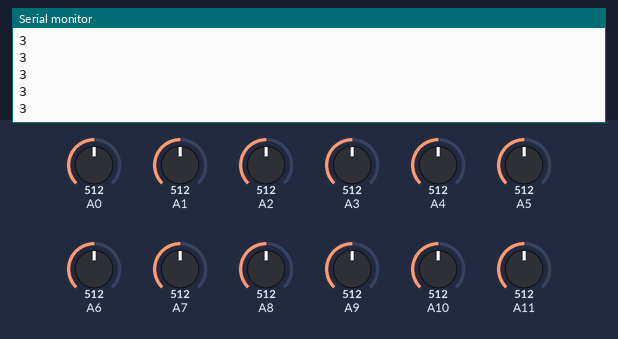
Bench run of a sketch on a simulated Arduino Leonardo, built with avr-gcc and run on an emulated ATmega32U4. Parts: the last lines printed to the serial monitor. The inputs (shaded band) are chosen by the test bench; at power-on: A0 = 512, A1 = 512, A2 = 512, A3 = 512, A4 = 512, A5 = 512, A6 = 512, A7 = 512, A8 = 512, A9 = 512, A10 = 512, A11 = 512. USB keyboard and mouse output is not drawn.

Above: at 1.2 s.
1.3 s: A0 set to 716
At 2.0 s:
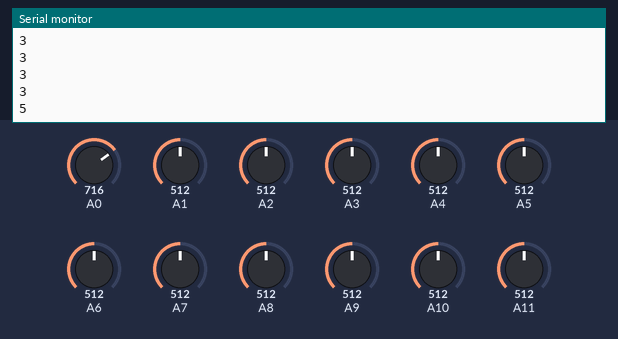
2.8 s: A1 set to 306
At 4.0 s:
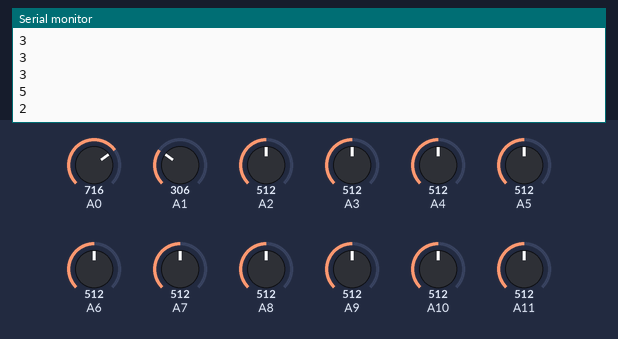
4.3 s: A2 set to 992
At 4.7 s:
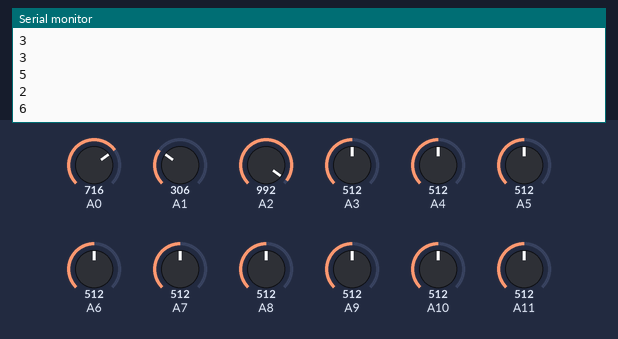
5.8 s: A3 set to 30
At 6.9 s:
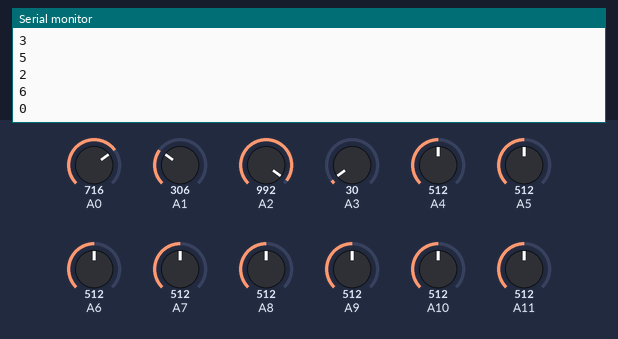
Timing chart, 0 to 8.3 s (numbered marks = the images above; inputs shaded):
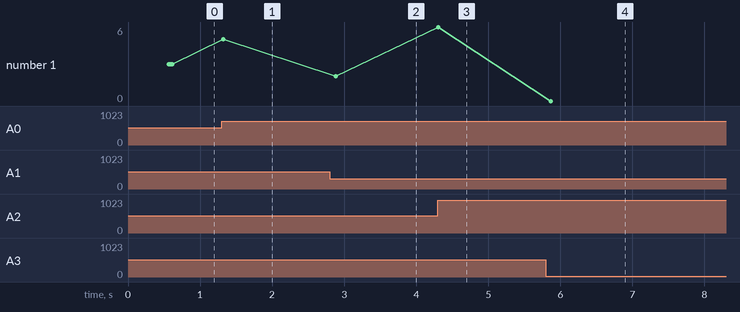

The sketch:

paint-machine.ino
```cpp
#include <Keyboard.h>

int newValA0;
int newValCountA0 = 0;

int newValA1;
int newValCountA1 = 0;

int newValA2;
int newValCountA2 = 0;

int newValA3;
int newValCountA3 = 0;

int newValA4;
int newValCountA4 = 0;

int newValA5;
int newValCountA5 = 0;

int newValB0;
int newValCountB0 = 0;

int newValB1;
int newValCountB1 = 0;

int newValB2;
int newValCountB2 = 0;

int newValB3;
int newValCountB3 = 0;

int newValB4;
int newValCountB4 = 0;

int newValB5;
int newValCountB5 = 0;

void setup() {
  Serial.begin(9600);
  Keyboard.begin();
}

void loop() {
  int rotaryValA0 = int(analogRead(A0)/142);
  int rotaryValA1 = int(analogRead(A1)/142);
  int rotaryValA2 = int(analogRead(A2)/142);
  int rotaryValA3 = int(analogRead(A3)/142);
  int rotaryValA4 = int(analogRead(A4)/142);
  int rotaryValA5 = int(analogRead(A5)/142);
  int rotaryValB0 = int(analogRead(A6)/142);
  int rotaryValB1 = int(analogRead(A7)/142);
  int rotaryValB2 = int(analogRead(A8)/142);
  int rotaryValB3 = int(analogRead(A9)/142);
  int rotaryValB4 = int(analogRead(A10)/142);
  int rotaryValB5 = int(analogRead(A11)/142);

  if (rotaryValA0 != newValA0 && newValCountA0 > 3){
    switchStatement(rotaryValA0, 82);
    newValA0 = rotaryValA0;
    newValCountA0 = 0;
  } else {
    newValCountA0++;
  }

  if (rotaryValA1 != newValA1 && newValCountA1 > 3){
    switchStatement(rotaryValA1, 84);
    newValA1 = rotaryValA1;
    newValCountA1 = 0;
  } else {
    newValCountA1++;
  }

  if (rotaryValA2 != newValA2 && newValCountA2 > 3){
    switchStatement(rotaryValA2, 89);
    newValA2 = rotaryValA2;
    newValCountA2 = 0;
  } else {
    newValCountA2++;
  }

  if (rotaryValA3 != newValA3 && newValCountA3 > 3){
    switchStatement(rotaryValA3, 85);
    newValA3 = rotaryValA3;
    newValCountA3 = 0;
  } else {
    newValCountA3++;
  }

  if (rotaryValA4 != newValA4 && newValCountA4 > 3){
    switchStatement(rotaryValA4, 73);
    newValA4 = rotaryValA4;
    newValCountA4 = 0;
  } else {
    newValCountA4++;
  }

  if (rotaryValA5 != newValA5 && newValCountA5 > 3){
    switchStatement(rotaryValA5, 79);
    newValA5 = rotaryValA5;
    newValCountA5 = 0;
  } else {
    newValCountA5++;
  }

  if (rotaryValB0 != newValB0 && newValCountB0 > 3){
    switchStatement(rotaryValB0, 80);
    newValB0 = rotaryValB0;
    newValCountB0 = 0;
  } else {
    newValCountB0++;
  }

  if (rotaryValB1 != newValB1 && newValCountB1 > 3){
    switchStatement(rotaryValB1, 71);
    newValB1 = rotaryValB1;
    newValCountB1 = 0;
  } else {
    newValCountB1++;
  }

  if (rotaryValB2 != newValB2 && newValCountB2 > 3){
    switchStatement(rotaryValB2, 72);
    newValB2 = rotaryValB2;
    newValCountB2 = 0;
  } else {
    newValCountB2++;
  }

  if (rotaryValB3 != newValB3 && newValCountB3 > 3){
    switchStatement(rotaryValB3, 74);
    newValB3 = rotaryValB3;
    newValCountB3 = 0;
  } else {
    newValCountB3++;
  }

  if (rotaryValB4 != newValB4 && newValCountB4 > 3){
    switchStatement(rotaryValB4, 75);
    newValB4 = rotaryValB4;
    newValCountB4 = 0;
  } else {
    newValCountB4++;
  }

  if (rotaryValB5 != newValB5 && newValCountB5 > 3){
    switchStatement(rotaryValB5, 76);
    newValB5 = rotaryValB5;
    newValCountB5 = 0;
  } else {
    newValCountB5++;
  }

  delay(140);
}

void switchStatement(int selectBox, int keyCodeNum){
    Serial.println(selectBox);
    switch (selectBox) {
      case 0:
        Keyboard.write(keyCodeNum);
        Keyboard.write(48);
        break;
      case 1:
        Keyboard.write(keyCodeNum);
        Keyboard.write(49);
        break;
      case 2:
        Keyboard.write(keyCodeNum);
        Keyboard.write(50);
        break;
      case 3:
        Keyboard.write(keyCodeNum);
        Keyboard.write(51);
        break;
      case 4:
        Keyboard.write(keyCodeNum);
        Keyboard.write(52);
        break;
      case 5:
        Keyboard.write(keyCodeNum);
        Keyboard.write(53);
        break;
      case 6:
        Keyboard.write(keyCodeNum);
        Keyboard.write(54);
        break;
      case 7:
        Keyboard.write(keyCodeNum);
        Keyboard.write(55);
        break;
    }
}
```

Measured:
- after the input at 1.3 s, the serial monitor: prints a new line at once (image 1)
- after the input at 2.8 s, the serial monitor: prints a new line after 0.09 s (image 2)
- after the input at 4.3 s, the serial monitor: prints a new line at once (image 3)
- after the input at 5.8 s, the serial monitor: prints a new line after 0.07 s (image 4)
- plotted number 1: 3 → 5 after the input at 1.3 s, 5 → 2 after the input at 2.8 s, 2 → 6 after the input at 4.3 s, 6 → 0 after the input at 5.8 s
